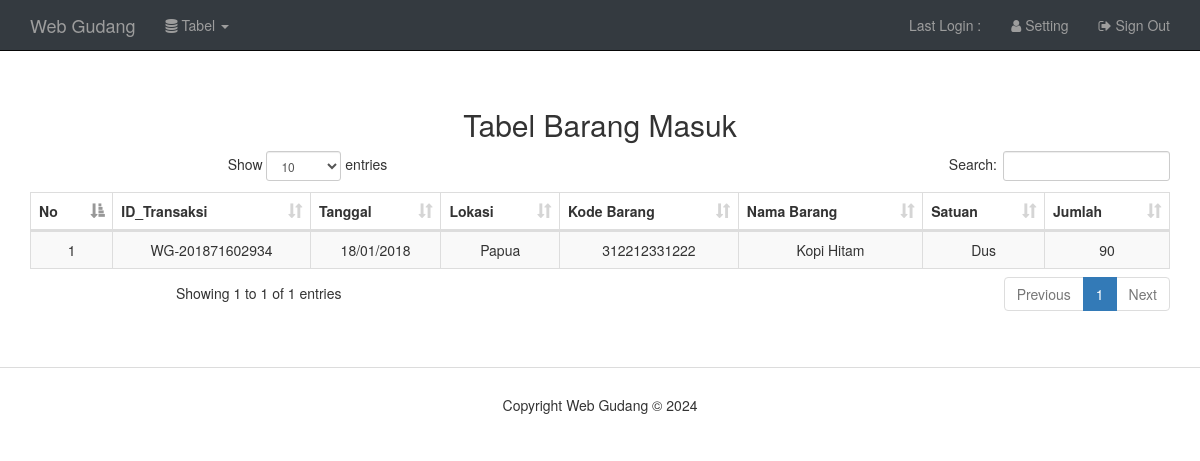
The page /index.php/user/tabel_barangmasuk on the database as committed earlier.
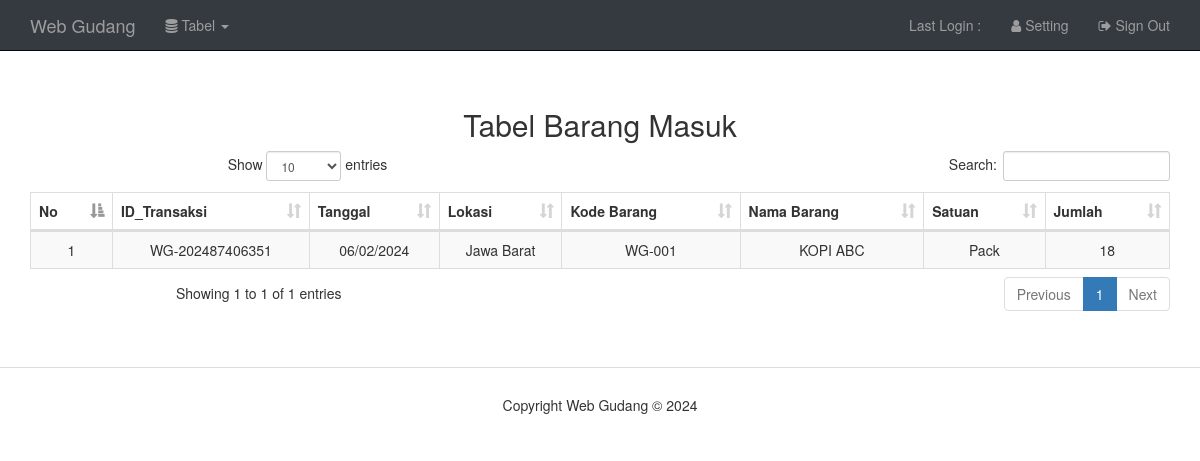
The same page on the database as committed later.
### tables this page shows
CREATE TABLE `tb_barang_masuk`  (
  `id_transaksi` varchar(50) NOT NULL,
  `tanggal` varchar(20) NOT NULL,
  `lokasi` varchar(100) NOT NULL,
  `kode_barang` varchar(100) NOT NULL,
  `nama_barang` varchar(100) NOT NULL,
  `satuan` varchar(50) NOT NULL,
  `jumlah` varchar(10) NOT NULL,
  PRIMARY KEY (`id_transaksi`) USING BTREE
);

### application/controllers/User.php (called while the page is built, shortened)
<?php
class User extends CI_Controller
{
  function __construct()
  {
    $this->load->model('M_user');
  }
  public function tabel_barangmasuk()
  {
    $this->load->view('user/templates/header.php');
    $data['list_data'] = $this->M_user->select('tb_barang_masuk');
    $this->load->view('user/tabel/tabel_barangmasuk',$data);
    $this->load->view('user/templates/footer.php');
  }
}
?>

### index.php (called while the page is built, shortened)
<?php
require_once BASEPATH.'core/CodeIgniter.php';

### application/models/M_user.php (called while the page is built, shortened)
<?php
class M_user extends CI_Model{
  public function select($tabel)
  {
    return $this->db->select()
                    ->from($tabel)
                    ->get()->result();
  }
}
 ?>

### application/views/user/tabel/tabel_barangmasuk.php (the view, shortened to what this page needs)
<br><br><br>
    <div class="container text-center" style="margin: 2em auto;">
    <h2 class="tex-center">Tabel Barang Masuk</h2>
    <table class="table table-bordered table-striped" style="margin: 2em auto;" id="tabel_barangmasuk">
    <thead>
      <tr>
        <th>No</th>
        <th>ID_Transaksi</th>
        <th>Tanggal</th>
        <th>Lokasi</th>
        <th>Kode Barang</th>
        <th>Nama Barang</th>
        <th>Satuan</th>
        <th>Jumlah</th>
      </tr>
    </thead>
    <tbody>
      <tr>
        <?php if(is_array($list_data)){ ?>
        <?php $no = 1;?>
        <?php foreach($list_data as $dd): ?>
          <td><?=$no?></td>
          <td><?=$dd->id_transaksi?></td>
          <td><?=$dd->tanggal?></td>
          <td><?=$dd->lokasi?></td>
          <td><?=$dd->kode_barang?></td>
          <td><?=$dd->nama_barang?></td>
          <td><?=$dd->satuan?></td>
          <td><?=$dd->jumlah?></td>
      </tr>
    <?php $no++; ?>
    <?php endforeach;?>
    <?php }else { ?>
          <td colspan="7" align="center"><strong>Data Kosong</strong></td>
    <?php } ?>
    </tbody>
  </table>
  </div>

### application/views/user/templates/header.php (shortened to what this page needs)
<!DOCTYPE html>
<html>
  <head>
    <link rel="stylesheet" href="https://maxcdn.bootstrapcdn.com/bootstrap/3.3.7/css/bootstrap.min.css">
    <link rel="stylesheet" href="<?= base_url()?>/assets/fontawesome/css/font-awesome.min.css">
    <link rel="stylesheet" href="<?= base_url()?>/assets/simple-sidebar/css/simple-sidebar.css">
    <link rel="stylesheet" href="<?php echo base_url()?>assets/web_admin/bower_components/datatables.net-bs/css/dataTables.bootstrap.min.css">
    <link rel="stylesheet" href="<?= base_url()?>/assets/style.css">
  </head>
  <body>
    <nav class="navbar navbar-inverse navbar-fixed-top bg-dark">
      <div class="container">
        <div class="navbar-header">
          <a class="navbar-brand" href="<?= base_url('user')?>">Web Gudang</a>
        </div>
          <ul class="nav navbar-nav mr-auto">
            <li class="dropdown"><a class="bg-dark dropdown-toggle" data-toggle="dropdown" href="#"><i class="fa fa-database" aria-hidden="true"></i> Tabel <span class="caret"></span></a>
            </li>
          </ul>
          <ul class="nav navbar-nav navbar-right">
            <li><a class="nav-link">Last Login : <?=$this->session->userdata('last_login')?></a></li>
            <li><a class="nav-link" href="<?= base_url('user/setting') ?>"><i class="fa fa-user" aria-hidden="true"></i> Setting</a></li>
            <li><a class="nav-link" href="<?= base_url('user/signout')?>"><i class="fa fa-sign-out" aria-hidden="true"></i> Sign Out</a></li>
          </ul>
      </div>
    </nav>

### application/views/user/templates/footer.php
  <footer class="cp-footer">
    <div class="container">
        <h3 class="title-footer">Copyright Web Gudang &copy; <?=date('Y')?></h3>
    </div>
  </footer>
  </body>
</html>

### assets/simple-sidebar/css/simple-sidebar.css (style rules this page uses)
body { overflow-x: hidden; }

### assets/style.css (style rules this page uses)
ol, ul { margin-top: 0; margin-bottom: 10px; }
.cp-footer { background: #fff; border-top: 1px solid #DCDCDC; margin-top: 50px; padding-top: 10px; padding-bottom: 10px; }
.title-footer { text-align: center; font-size: 14px; }

### application/views/user/templates/header.php (style rules this page uses)
.bg-dark { background-color: #343a40!important; }
.nav-link { color: rgba(255,255,255,.5); }
.text-center { text-align: center!important; }
.mr-auto { margin-right: auto!important; }
.navbar-brand { color: #fff; }

Rows that differ between the two databases and show on the page:
removed tb_barang_masuk: id_transaksi "WG-201871602934", tanggal "18/01/2018", lokasi "Papua", kode_barang "312212331222", nama_barang "Kopi Hitam", satuan "Dus", jumlah "90"
added tb_barang_masuk: id_transaksi "WG-202487406351", tanggal "06/02/2024", lokasi "Jawa Barat", kode_barang "WG-001", nama_barang "KOPI ABC", satuan "Pack", jumlah "18"
